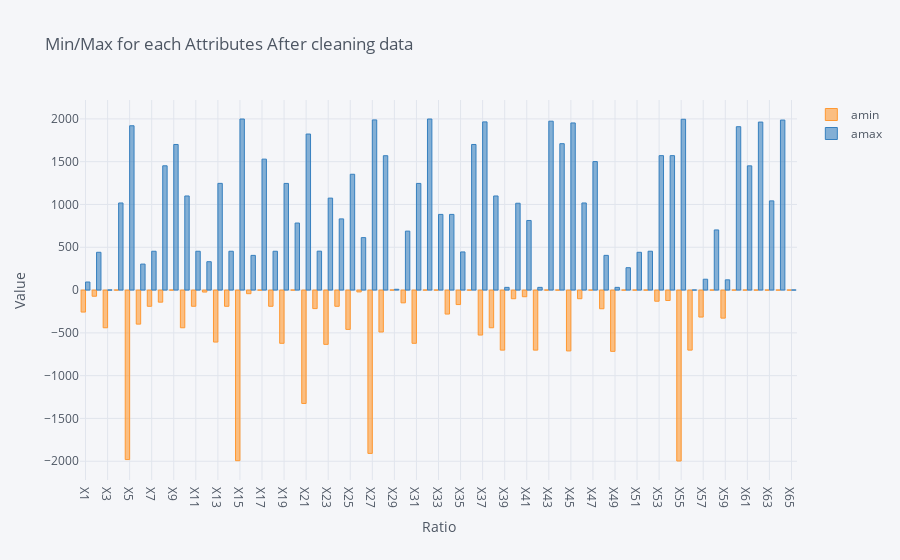

This figure's notebook cell:
### Markdown cell above
## Min/Max Ratio

### Code cell
clean_data.agg([np.min,np.max]).T.iplot(kind="bar", title = "Min/Max for each Attributes After cleaning data", xTitle="Ratio",
                                       yTitle="Value")

### Figure 1 — Plotly figure (JSON) as saved in the notebook; plotly's stock layout.template omitted (floating-point values rounded to 4 significant figures)
{"data": [{"marker": {"color": "rgba(255, 153, 51, 0.6)", "line": {"color": "rgba(255, 153, 51, 1.0)", "width": 1}}, "name": "amin", "orientation": "v", "text": "", "type": "bar", "x": ["X1", "X2", "X3", "X4", "X5", "X6", "X7", "X8", "X9", "X10", "X11", "X12", "X13", "X14", "X15", "X16", "X17", "X18", "X19", "X20", "X21", "X22", "X23", "X24", "X25", "X26", "X27", "X28", "X29", "X30", "X31", "X32", "X33", "X34", "X35", "X36", "X37", "X38", "X39", "X40", "X41", "X42", "X43", "X44", "X45", "X46", "X47", "X48", "X49", "X50", "X51", "X52", "X53", "X54", "X55", "X56", "X57", "X58", "X59", "X60", "X61", "X62", "X63", "X64", "X65"], "y": [-256.9, -72.16, -440.5, 0, -1981.0, -397.9, -189.6, -141.4, 5e-06, -440.6, -189.4, -23.21, -607.4, -189.6, -1994.0, -42.32, -0.4129, -189.6, -622.1, 0, -1325, -216.8, -634.6, -189.6, -459.6, -21.79, -1909.0, -490.1, 0.1761, -149.1, -622.1, 0, 0, -280.3, -169.5, 5e-06, -525.5, -440.6, -701.6, -101.3, -77.79, -701.6, 0, 0, -711.4, -101.3, 0, -218.4, -716.3, 0, 0, 0, -130.5, -122.0, -1997.0, -701.6, -315.4, -0.004194, -328.0, 4.7e-05, 1.6e-05, 0, 1.5e-05, 1e-05, 0]}, {"marker": {"color": "rgba(55, 128, 191, 0.6)", "line": {"color": "rgba(55, 128, 191, 1.0)", "width": 1}}, "name": "amax", "orientation": "v", "text": "", "type": "bar", "x": ["X1", "X2", "X3", "X4", "X5", "X6", "X7", "X8", "X9", "X10", "X11", "X12", "X13", "X14", "X15", "X16", "X17", "X18", "X19", "X20", "X21", "X22", "X23", "X24", "X25", "X26", "X27", "X28", "X29", "X30", "X31", "X32", "X33", "X34", "X35", "X36", "X37", "X38", "X39", "X40", "X41", "X42", "X43", "X44", "X45", "X46", "X47", "X48", "X49", "X50", "X51", "X52", "X53", "X54", "X55", "X56", "X57", "X58", "X59", "X60", "X61", "X62", "X63", "X64", "X65"], "y": [94.28, 441.5, 1, 1018.0, 1920.0, 303.7, 453.8, 1452.0, 1701.0, 1100.0, 453.8, 331.5, 1247.0, 453.8, 1999, 405.3, 1530.0, 453.8, 1246.0, 783.2, 1823.0, 454.6, 1074.0, 831.7, 1353.0, 612.9, 1988.0, 1570, 9.386, 688.9, 1246.0, 1999.0, 884.2, 884.2, 445.5, 1701.0, 1965.0, 1100.0, 31.69, 1015.0, 813.1, 31.69, 1974.0, 1711.0, 1953, 1018.0, 1501.0, 405.6, 31.64, 261.5, 441.5, 454.0, 1571, 1571, 1996, 1, 126.7, 702.6, 119.6, 1909, 1452.0, 1963.0, 1042.0, 1987.0, 1]}], "layout": {"legend": {"bgcolor": "#F5F6F9", "font": {"color": "#4D5663"}}, "paper_bgcolor": "#F5F6F9", "plot_bgcolor": "#F5F6F9", "title": {"font": {"color": "#4D5663"}, "text": "Min/Max for each Attributes After cleaning data"}, "xaxis": {"gridcolor": "#E1E5ED", "showgrid": true, "tickfont": {"color": "#4D5663"}, "title": {"font": {"color": "#4D5663"}, "text": "Ratio"}, "zerolinecolor": "#E1E5ED"}, "yaxis": {"gridcolor": "#E1E5ED", "showgrid": true, "tickfont": {"color": "#4D5663"}, "title": {"font": {"color": "#4D5663"}, "text": "Value"}, "zerolinecolor": "#E1E5ED"}}}
